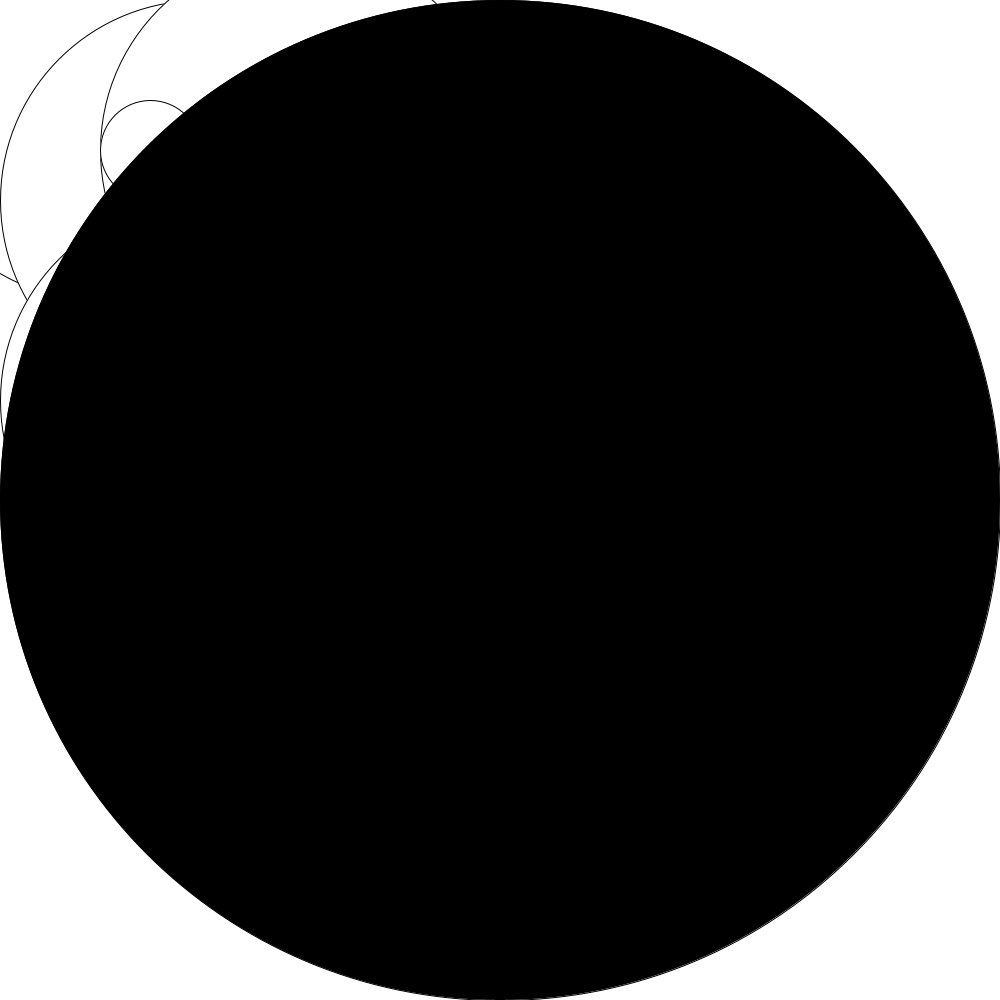
Frame 1 (no input)
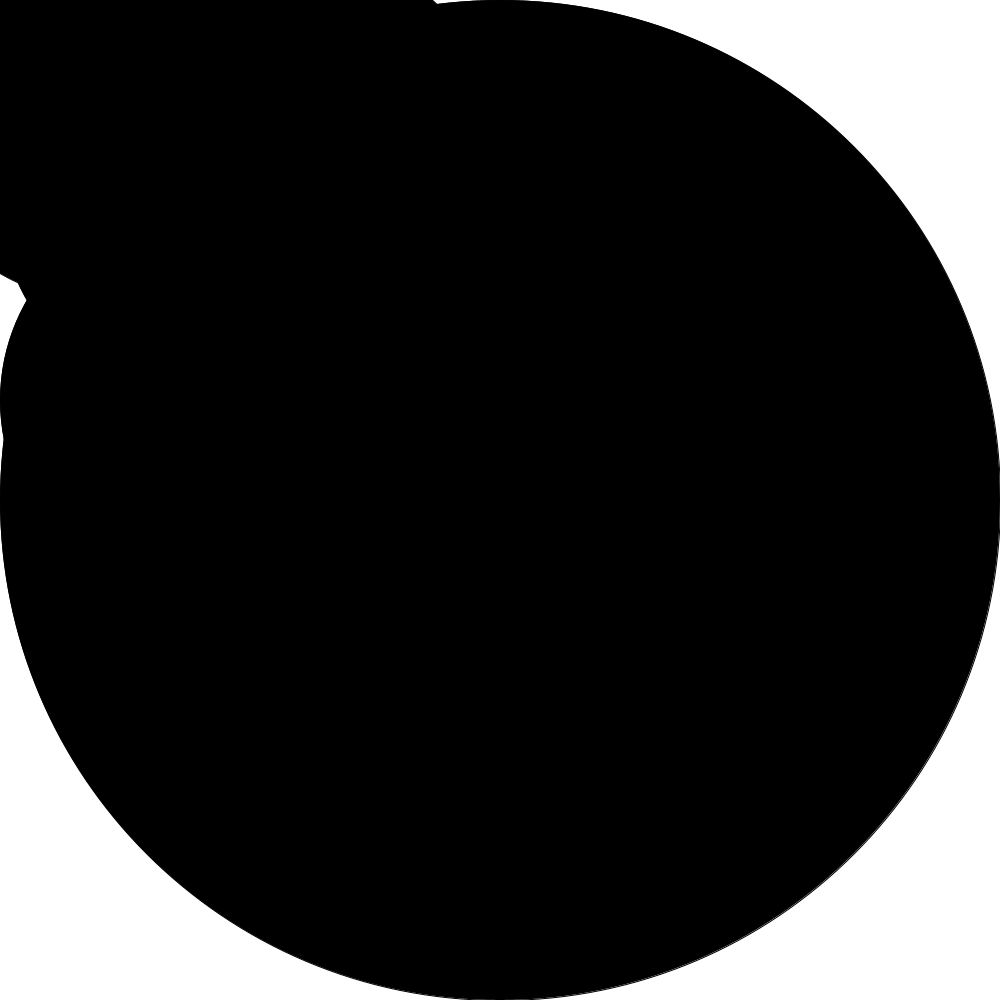
Frame 60 (the mouse pressed at the canvas centre just before this capture)
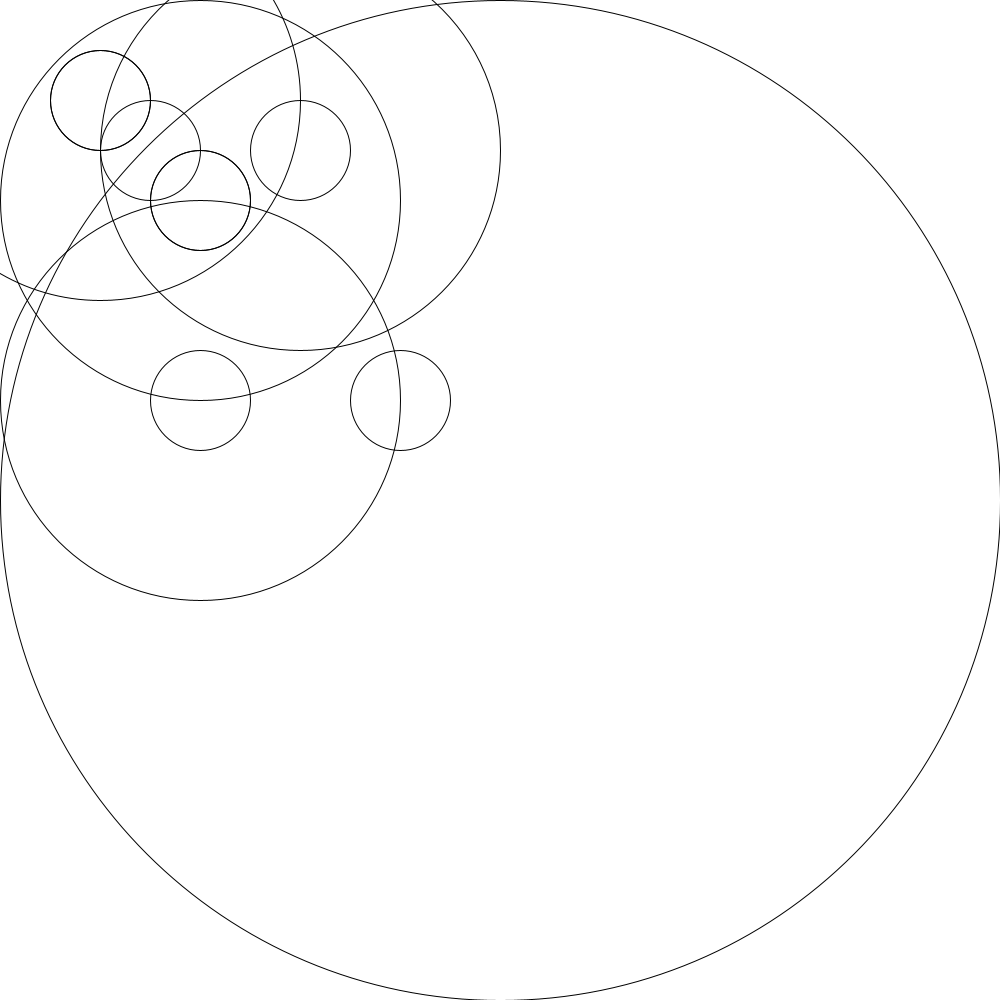
Frame 120 (the mouse held since frame 60 and released just before this capture)

The Processing sketch that drew these frames (run headless with seeded random() and noise(); from frame 60 on, the mouse is pressed at the canvas centre):

// Processing sketch: sketch_180906a
// ── sketch_180906a.pde
void setup () {
  size (1000, 1000);
}

void draw () {
  background(255);
  alienFace(100, 100, 400);
  alienFace(200, 200, 400);
  alienFace(200, 400, 400);
  alienFace(300, 150, 400);
  //greyCircle (width/2, height/2, mouseX);
  greyCircle (width/2, height/2, 500, mouseX);

  //printNumber (8898, 1.0);
}


//create a new function called alienFace()

//size
void alienFace(int x, int y, int size) {
  ellipse (x, y, size, size);
  ellipse (x, y, size/4, size/4);
  ellipse (y, y, size/4, size/4);
}

//void printNumber (int num, float someOtherNum) {
// print (num);


void greyCircle(int x, int y, int r) {
  fill(255, 0, 200, 50);
  ellipse (x, y, r*2, r*2);
}

void greyCircle (int x, int y, int r, int c) {
  fill (c);
  ellipse (x, y, r*2, r*2);
}
